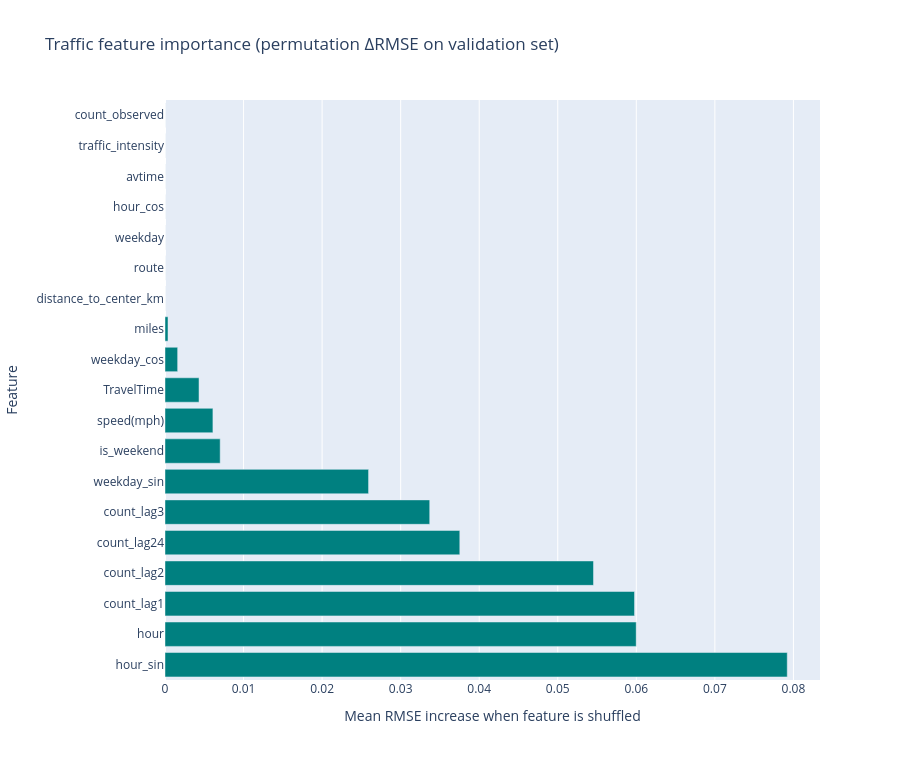

Notebook code cell kept with this figure:
### Code cell
# ==========================================
# SECTION 7: PERMUTATION FEATURE IMPORTANCE
# ==========================================

def eval_rmse_on_loader(model, loader):
    model.eval()
    sq, n = 0.0, 0
    with torch.no_grad():
        for xt, xp, yt in loader:
            xt, xp, yt = xt.to(device), xp.to(device), yt.to(device)
            pred = model(xt, xp, edge_index_unified)
            valid = ~torch.isnan(yt)
            sq += ((pred[valid] - yt[valid]) ** 2).sum().item()
            n  += valid.sum().item()
    return float(np.sqrt(sq / max(1, n)))


baseline_rmse = eval_rmse_on_loader(model, val_loader)
print(f"Baseline val RMSE: {baseline_rmse:.4f}")

importance_rows = []
N_REPEATS = 3

for feat_idx, feat_name in enumerate(traffic_features):
    deltas = []
    for _ in range(N_REPEATS):
        sq, n = 0.0, 0
        model.eval()
        with torch.no_grad():
            for xt, xp, yt in val_loader:
                xt = xt.clone().to(device)
                xp, yt = xp.to(device), yt.to(device)
                # Shuffle this feature across the batch dimension
                perm = torch.randperm(xt.size(0), device=device)
                xt[:, :, :, feat_idx] = xt[perm, :, :, feat_idx]
                pred  = model(xt, xp, edge_index_unified)
                valid = ~torch.isnan(yt)
                sq   += ((pred[valid] - yt[valid]) ** 2).sum().item()
                n    += valid.sum().item()
        deltas.append(float(np.sqrt(sq / max(1, n))) - baseline_rmse)
    importance_rows.append({
        "feature":     feat_name,
        "delta_rmse":  float(np.mean(deltas)),
        "importance":  float(max(0.0, np.mean(deltas))),
    })

feature_importance_df = (
    pd.DataFrame(importance_rows)
    .sort_values("importance", ascending=False)
    .reset_index(drop=True)
)
display(feature_importance_df)

fig_fi = go.Figure(go.Bar(
    x=feature_importance_df["importance"],
    y=feature_importance_df["feature"],
    orientation="h",
    marker_color="teal",
))
fig_fi.update_layout(
    title="Traffic feature importance (permutation ΔRMSE on validation set)",
    xaxis_title="Mean RMSE increase when feature is shuffled",
    yaxis_title="Feature",
    height=max(350, 40 * len(traffic_features)),
    width=900,
)
fig_fi.show()

### Figure 1 — Plotly figure (JSON) as saved in the notebook; plotly's stock layout.template omitted (floating-point values rounded to 4 significant figures)
{"data": [{"marker": {"color": "teal"}, "orientation": "h", "type": "bar", "x": [0.07921, 0.05999, 0.05977, 0.05455, 0.03753, 0.0337, 0.02591, 0.007024, 0.006101, 0.004332, 0.001611, 0.000383, 0.0, 0.0, 0.0, 0.0, 0.0, 0.0, 0.0], "y": ["hour_sin", "hour", "count_lag1", "count_lag2", "count_lag24", "count_lag3", "weekday_sin", "is_weekend", "speed(mph)", "TravelTime", "weekday_cos", "miles", "distance_to_center_km", "route", "weekday", "hour_cos", "avtime", "traffic_intensity", "count_observed"]}], "layout": {"height": 760, "title": {"text": "Traffic feature importance (permutation ΔRMSE on validation set)"}, "width": 900, "xaxis": {"title": {"text": "Mean RMSE increase when feature is shuffled"}}, "yaxis": {"title": {"text": "Feature"}}}}
